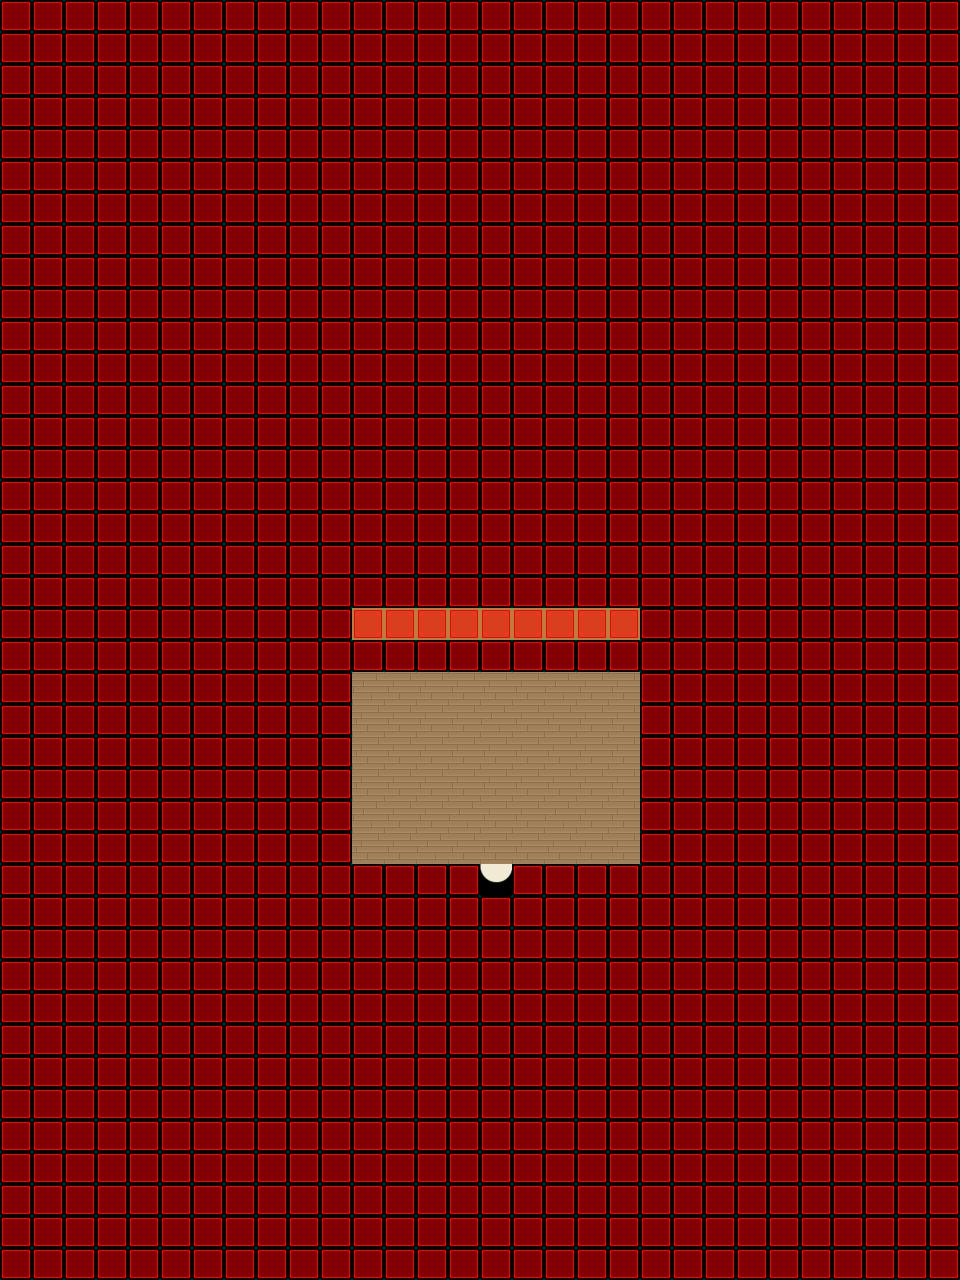

A level layout from a 2D game, rendered from its tile map. Below: a short description, then the map file with tile-grid data replaced by summaries:
An orthogonal 30x40 tile map with 32x32 px tiles, 6 tile layers (Ground, Ground, Ground, Fringe, ...), 6 tilesets and 2 objects (SCRIPT, WARP).

<map version="1.0" orientation="orthogonal" width="30" height="40" tilewidth="32" tileheight="32">
 <properties>
  <property name="music" value="inside2.ogg" />
 </properties>
 <tileset firstgid="1" name="collision1_32_32" tilewidth="32" tileheight="32">
  <image source="../graphics/tiles/collision1_32_32.png" width="1024" height="1024" />
 </tileset>
 <tileset firstgid="1025" name="indoor3_32_32" tilewidth="32" tileheight="32">
  <image source="../graphics/tiles/indoor3_32_32.png" width="1024" height="1024" />
 </tileset>
 <tileset firstgid="2049" name="indoor2_32_32" tilewidth="32" tileheight="32">
  <image source="../graphics/tiles/indoor2_32_32.png" width="1024" height="1024" />
 </tileset>
 <tileset firstgid="3073" name="indoor2_32_64" tilewidth="32" tileheight="64">
  <image source="../graphics/tiles/indoor2_32_64.png" width="1024" height="1024" />
 </tileset>
 <tileset firstgid="3585" name="indoor2_32_96" tilewidth="32" tileheight="96">
  <image source="../graphics/tiles/indoor2_32_96.png" width="1024" height="960" />
 </tileset>
 <tileset firstgid="3905" name="desert3_32_32" tilewidth="32" tileheight="32">
  <image source="../graphics/tiles/desert3_32_32.png" width="1024" height="1024" />
 </tileset>
 <layer name="Ground" width="30" height="40">
  <data>[1200 cells, 1191 non-empty, 5 distinct tile ids]</data>
 </layer>
 <layer name="Ground" width="30" height="40">
  <data>[1200 cells, 0 non-empty, 0 distinct tile ids]</data>
 </layer>
 <layer name="Ground" width="30" height="40">
  <data>[1200 cells, 0 non-empty, 0 distinct tile ids]</data>
 </layer>
 <layer name="Fringe" width="30" height="40">
  <data>[1200 cells, 0 non-empty, 0 distinct tile ids]</data>
 </layer>
 <layer name="Over" width="30" height="40">
  <data>[1200 cells, 0 non-empty, 0 distinct tile ids]</data>
 </layer>
 <layer name="Collision" width="30" height="40">
  <data>[1200 cells, 1145 non-empty, 1 distinct tile ids]</data>
 </layer>
 <objectgroup name="Object" width="30" height="40">
  <object name="External Map Events" type="SCRIPT" x="0" y="0">
   <properties>
    <property name="FILENAME" value="scripts/maps/iw-wüstenfestung-house03-o00-o00-o00.lua" />
   </properties>
  </object>
  <object name="Warp to city" type="WARP" x="480" y="864" width="32" height="32">
   <properties>
    <property name="DEST_MAP" value="ow-p0003-n0004-o0000" />
    <property name="DEST_X" value="2448" />
    <property name="DEST_Y" value="2672" />
   </properties>
  </object>
 </objectgroup>
</map>
